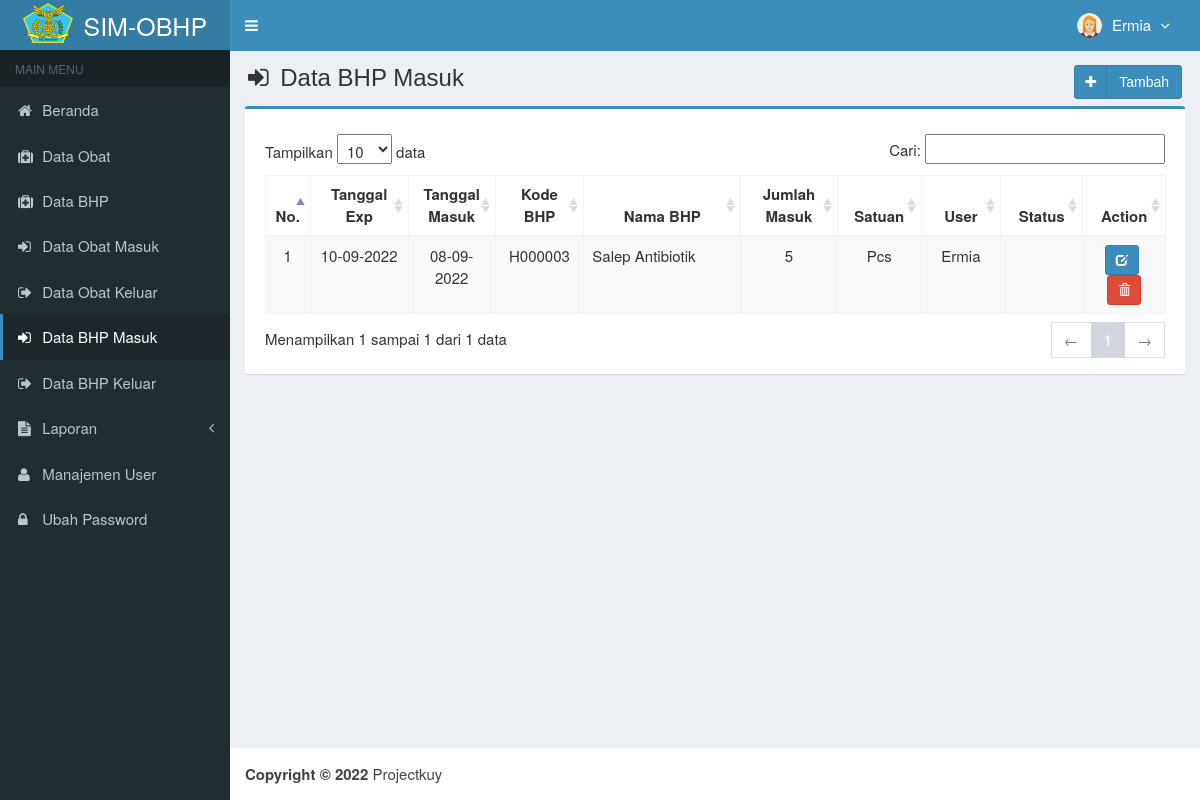
Screenshot of /main.php?module=bhp_masuk (signed in) with the database file from the repository.
### tables this page shows
CREATE TABLE `is_users` (
  `id_user` int(3) NOT NULL,
  `username` varchar(50) NOT NULL,
  `nama_user` varchar(50) NOT NULL,
  `password` varchar(50) NOT NULL,
  `email` varchar(50) DEFAULT NULL,
  `telepon` varchar(13) DEFAULT NULL,
  `foto` varchar(100) DEFAULT NULL,
  `hak_akses` enum('Super Admin','Manajer','Gudang') NOT NULL,
  `status` enum('aktif','blokir') NOT NULL DEFAULT 'aktif',
  `created_at` timestamp NOT NULL DEFAULT CURRENT_TIMESTAMP,
  `updated_at` timestamp NOT NULL DEFAULT CURRENT_TIMESTAMP ON UPDATE CURRENT_TIMESTAMP
);

CREATE TABLE `is_bhp_masuk` (
  `id` int(2) NOT NULL,
  `tanggal_exp` date NOT NULL,
  `tanggal_masuk` date NOT NULL,
  `kode_bhp` varchar(7) NOT NULL,
  `jumlah_masuk` int(11) NOT NULL,
  `created_user` int(3) NOT NULL,
  `created_date` timestamp NOT NULL DEFAULT CURRENT_TIMESTAMP ON UPDATE CURRENT_TIMESTAMP
);

CREATE TABLE `is_bhp` (
  `kode_bhp` varchar(7) NOT NULL,
  `nama_bhp` varchar(50) NOT NULL,
  `golongan_bhp` varchar(25) NOT NULL,
  `satuan` varchar(20) NOT NULL,
  `stok` int(11) NOT NULL,
  `created_user` int(3) NOT NULL,
  `created_date` timestamp NOT NULL DEFAULT CURRENT_TIMESTAMP,
  `updated_user` int(3) NOT NULL,
  `updated_date` timestamp NOT NULL DEFAULT CURRENT_TIMESTAMP ON UPDATE CURRENT_TIMESTAMP
);

### modules/bhp-masuk/view.php (the view, shortened to what this page needs)
<section class="content-header">
    <h1>
        <i class="fa fa-sign-in icon-title"></i> Data BHP Masuk
        <a class="btn btn-primary btn-social pull-right" href="?module=form_bhp_masuk&form=add" title="Tambah Data"
            data-toggle="tooltip">
            <i class="fa fa-plus"></i> Tambah
        </a>
    </h1>
</section>
<section class="content">
    <div class="row">
        <div class="col-md-12">
            <div class="box box-primary">
                <div class="box-body">
                    <table id="dataTables1" class="table table-bordered table-striped table-hover">
                        <thead>
                            <tr>
                                <th class="center">No.</th>
                                <th class="center">Tanggal Exp</th>
                                <th class="center">Tanggal Masuk</th>
                                <th class="center">Kode BHP</th>
                                <th class="center">Nama BHP</th>
                                <th class="center">Jumlah Masuk</th>
                                <th class="center">Satuan</th>
                                <th class="center">User</th>
                                <th class="center">Status</th>
                                <th class="center">Action</th>
                            </tr>
                        </thead>
                        <tbody>
                            <?php
                            $no = 1;
                            $query = mysqli_query($mysqli, "SELECT a.id, a.tanggal_exp, a.tanggal_masuk,a.kode_bhp,a.jumlah_masuk,b.kode_bhp,b.nama_bhp,b.satuan,c.nama_user
                                            FROM is_bhp_masuk as a JOIN is_bhp as b ON a.kode_bhp=b.kode_bhp
                                            JOIN is_users as c ON c.id_user = a.created_user ORDER BY id DESC")
                                or die('Ada kesalahan pada query tampil Data bhp Masuk: ' . mysqli_error($mysqli));
                            while ($data = mysqli_fetch_assoc($query)) {
                                $tanggal         = $data['tanggal_masuk'];
                                $exp             = explode('-', $tanggal);
                                $tanggal_masuk   = $exp[2] . "-" . $exp[1] . "-" . $exp[0];
                                $tanggal         = $data['tanggal_exp'];
                                $exp             = explode('-', $tanggal);
                                $tanggal_exp   = $exp[2] . "-" . $exp[1] . "-" . $exp[0];
                                echo "<tr>
                      <td width='30' class='center'>$no</td>
                      <td width='100' class='center'>$tanggal_exp</td>
                      <td width='80' class='center'>$tanggal_masuk</td>
                      <td width='80' class='center'>$data[kode_bhp]</td>
                      <td width='200'>$data[nama_bhp]</td>
                      <td width='100' align='center'>$data[jumlah_masuk]</td>
                      <td width='80' class='center'>$data[satuan]</td>
                      <td width='80' class='center'>$data[nama_user]</td>
                        <td width='80' class='center'>
                        </td>
                      <td class='center' width='80'>
                        <div>
                          <a data-toggle='tooltip' data-placement='top' title='Ubah' style='margin-right:5px' class='btn btn-primary btn-sm' href='?module=form_bhp&form=edit&id=$data[kode_bhp]'>
                              <i style='color:#fff' class='glyphicon glyphicon-edit'></i>
                          </a>";
                            ?>
                            <a data-toggle="tooltip" data-placement="top" title="Hapus" class="btn btn-danger btn-sm"
                                href="modules/bhp-masuk/proses.php?act=delete&id=<?php echo $data['id']; ?>"
                                onclick="return confirm('Anda yakin ingin menghapus bhp <?php echo $data['nama_bhp']; ?> ?');">
                                <i style="color:#fff" class="glyphicon glyphicon-trash"></i>
                            </a>
                            <?php
                                echo "    </div>
                      </td>
                    </tr>";
                                $no++;
                            }
                            ?>
                        </tbody>
                    </table>
                </div>
            </div>
        </div>
    </div>
</section><!-- /.content

### top-menu.php (shortened to what this page needs)
<?php
require_once "config/database.php";
$query = mysqli_query($mysqli, "SELECT id_user, nama_user, foto, hak_akses FROM is_users WHERE id_user='$_SESSION[id_user]'")
                                or die('Ada kesalahan pada query tampil Manajemen User: '.mysqli_error($mysqli));
$data = mysqli_fetch_assoc($query);
?>
<li class="dropdown user user-menu">
  <a href="#" class="dropdown-toggle" data-toggle="dropdown">
  <?php
  if ($data['foto']=="") { ?>
    <img src="images/user/user-default.png" class="user-image" alt="User Image"/>
  <?php
  }
  else { ?>
    <img src="images/user/<?php echo $data['foto']; ?>" class="user-image" alt="User Image"/>
  <?php
  }
  ?>
    <span class="hidden-xs"><?php echo $data['nama_user']; ?> <i style="margin-left:5px" class="fa fa-angle-down"></i></span>
  </a>
</li>

### assets/css/style.css (style rules this page uses)
.btn-social *:first-child { border-right: 1px solid rgba(0, 0, 0, 0.1); bottom: 0; font-size: 1em !important; left: 0; line-height: 32px !important; position: absolute; text-align: center; top: 0; width: 32px !important; }
.content-header { padding: 15px 18px 0; position: relative; }
.center { text-align:center; }
.icon-title { margin-right: 5px; }
body { background-color: #fff; color: #333; font-size: 15px; line-height: 1.42857; }

### rows the page displays
is_users: foto (picture), nama_user "Ermia"
is_bhp_masuk: tanggal_exp "10-09-2022", tanggal_masuk "08-09-2022", kode_bhp.kode_bhp "H000003", kode_bhp.nama_bhp "Salep Antibiotik", jumlah_masuk "5", kode_bhp.satuan "Pcs", created_user.nama_user "Ermia"
